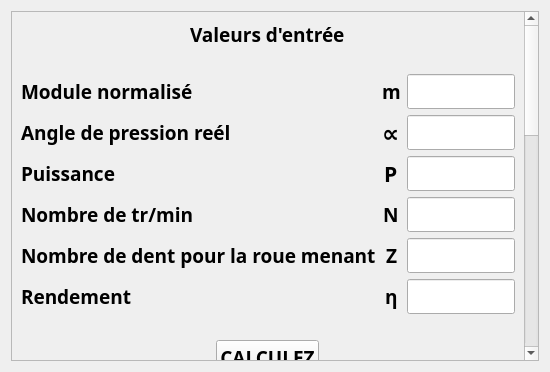
<?xml version="1.0" encoding="UTF-8"?>
<ui version="4.0">
 <class>DENTURE_DROITE_PARALLELE</class>
 <widget class="QWidget" name="DENTURE_DROITE_PARALLELE">
  <property name="windowModality">
   <enum>Qt::WindowModal</enum>
  </property>
  <property name="geometry">
   <rect>
    <x>0</x>
    <y>0</y>
    <width>550</width>
    <height>372</height>
   </rect>
  </property>
  <property name="windowTitle">
   <string>DENTURE_DROITE_PARALLELE</string>
  </property>
  <property name="windowIcon">
   <iconset>
    <normaloff>../../../../../.designer/backup/reducteur_gearexpert.gif</normaloff>../../../../../.designer/backup/reducteur_gearexpert.gif</iconset>
  </property>
  <layout class="QGridLayout" name="gridLayout">
   <item row="0" column="0">
    <widget class="QScrollArea" name="scrollArea">
     <property name="widgetResizable">
      <bool>true</bool>
     </property>
     <widget class="QWidget" name="scrollAreaWidgetContents">
      <property name="geometry">
       <rect>
        <x>0</x>
        <y>0</y>
        <width>523</width>
        <height>812</height>
       </rect>
      </property>
      <layout class="QGridLayout" name="gridLayout_6">
       <item row="0" column="0">
        <layout class="QVBoxLayout" name="verticalLayout">
         <item alignment="Qt::AlignHCenter">
          <widget class="QLabel" name="label_2">
           <property name="font">
            <font>
             <family>Arial Black</family>
             <pointsize>14</pointsize>
             <weight>75</weight>
             <bold>true</bold>
            </font>
           </property>
           <property name="text">
            <string>Valeurs d'entrée</string>
           </property>
          </widget>
         </item>
         <item>
          <spacer name="horizontalSpacer">
           <property name="orientation">
            <enum>Qt::Horizontal</enum>
           </property>
           <property name="sizeHint" stdset="0">
            <size>
             <width>40</width>
             <height>20</height>
            </size>
           </property>
          </spacer>
         </item>
         <item>
          <layout class="QGridLayout" name="gridLayout_2">
           <item row="4" column="1" alignment="Qt::AlignHCenter">
            <widget class="QLabel" name="label_30">
             <property name="font">
              <font>
               <family>Arial Black</family>
               <pointsize>14</pointsize>
               <weight>75</weight>
               <bold>true</bold>
              </font>
             </property>
             <property name="text">
              <string>Z</string>
             </property>
            </widget>
           </item>
           <item row="4" column="0" alignment="Qt::AlignLeft">
            <widget class="QLabel" name="label5">
             <property name="font">
              <font>
               <family>Arial Black</family>
               <pointsize>14</pointsize>
               <weight>75</weight>
               <bold>true</bold>
              </font>
             </property>
             <property name="text">
              <string>Nombre de dent pour la roue menant</string>
             </property>
            </widget>
           </item>
           <item row="2" column="1" alignment="Qt::AlignHCenter">
            <widget class="QLabel" name="label_154">
             <property name="font">
              <font>
               <family>Arial Black</family>
               <pointsize>16</pointsize>
               <weight>75</weight>
               <bold>true</bold>
              </font>
             </property>
             <property name="text">
              <string>P</string>
             </property>
            </widget>
           </item>
           <item row="1" column="1" alignment="Qt::AlignHCenter">
            <widget class="QLabel" name="label_27">
             <property name="font">
              <font>
               <family>Arial Black</family>
               <pointsize>18</pointsize>
               <weight>75</weight>
               <bold>true</bold>
              </font>
             </property>
             <property name="text">
              <string>∝</string>
             </property>
            </widget>
           </item>
           <item row="0" column="0" alignment="Qt::AlignLeft">
            <widget class="QLabel" name="label1">
             <property name="font">
              <font>
               <family>Arial Black</family>
               <pointsize>14</pointsize>
               <weight>75</weight>
               <bold>true</bold>
              </font>
             </property>
             <property name="text">
              <string>Module normalisé</string>
             </property>
            </widget>
           </item>
           <item row="1" column="0" alignment="Qt::AlignLeft">
            <widget class="QLabel" name="label2">
             <property name="font">
              <font>
               <family>Arial Black</family>
               <pointsize>14</pointsize>
               <weight>75</weight>
               <bold>true</bold>
              </font>
             </property>
             <property name="text">
              <string>Angle de pression reél</string>
             </property>
            </widget>
           </item>
           <item row="0" column="3" alignment="Qt::AlignHCenter">
            <widget class="QLineEdit" name="lineEdit1">
             <property name="font">
              <font>
               <family>Arial Black</family>
               <pointsize>14</pointsize>
               <weight>75</weight>
               <bold>true</bold>
              </font>
             </property>
            </widget>
           </item>
           <item row="2" column="0" alignment="Qt::AlignLeft">
            <widget class="QLabel" name="label3">
             <property name="font">
              <font>
               <family>Arial Black</family>
               <pointsize>14</pointsize>
               <weight>75</weight>
               <bold>true</bold>
              </font>
             </property>
             <property name="text">
              <string>Puissance</string>
             </property>
            </widget>
           </item>
           <item row="1" column="3" alignment="Qt::AlignHCenter">
            <widget class="QLineEdit" name="lineEdit2">
             <property name="font">
              <font>
               <family>Arial Black</family>
               <pointsize>14</pointsize>
               <weight>75</weight>
               <bold>true</bold>
              </font>
             </property>
            </widget>
           </item>
           <item row="4" column="3" alignment="Qt::AlignHCenter">
            <widget class="QLineEdit" name="lineEdit5">
             <property name="font">
              <font>
               <family>Arial Black</family>
               <pointsize>14</pointsize>
               <weight>75</weight>
               <bold>true</bold>
              </font>
             </property>
            </widget>
           </item>
           <item row="0" column="1" alignment="Qt::AlignHCenter">
            <widget class="QLabel" name="label_25">
             <property name="font">
              <font>
               <family>Arial Black</family>
               <pointsize>14</pointsize>
               <weight>75</weight>
               <bold>true</bold>
              </font>
             </property>
             <property name="text">
              <string>m</string>
             </property>
            </widget>
           </item>
           <item row="3" column="0" alignment="Qt::AlignLeft">
            <widget class="QLabel" name="label4">
             <property name="font">
              <font>
               <family>Arial Black</family>
               <pointsize>14</pointsize>
               <weight>75</weight>
               <bold>true</bold>
              </font>
             </property>
             <property name="text">
              <string>Nombre de tr/min</string>
             </property>
            </widget>
           </item>
           <item row="3" column="3" alignment="Qt::AlignHCenter">
            <widget class="QLineEdit" name="lineEdit4">
             <property name="font">
              <font>
               <family>Arial Black</family>
               <pointsize>14</pointsize>
               <weight>75</weight>
               <bold>true</bold>
              </font>
             </property>
            </widget>
           </item>
           <item row="2" column="3" alignment="Qt::AlignHCenter">
            <widget class="QLineEdit" name="lineEdit3">
             <property name="font">
              <font>
               <family>Arial Black</family>
               <pointsize>14</pointsize>
               <weight>75</weight>
               <bold>true</bold>
              </font>
             </property>
            </widget>
           </item>
           <item row="3" column="1" alignment="Qt::AlignHCenter">
            <widget class="QLabel" name="label_170">
             <property name="font">
              <font>
               <family>Arial Black</family>
               <pointsize>14</pointsize>
               <weight>75</weight>
               <bold>true</bold>
              </font>
             </property>
             <property name="text">
              <string>N</string>
             </property>
            </widget>
           </item>
           <item row="5" column="0" alignment="Qt::AlignLeft">
            <widget class="QLabel" name="label6">
             <property name="font">
              <font>
               <family>Arial Black</family>
               <pointsize>14</pointsize>
               <weight>75</weight>
               <bold>true</bold>
              </font>
             </property>
             <property name="text">
              <string>Rendement</string>
             </property>
            </widget>
           </item>
           <item row="5" column="1" alignment="Qt::AlignHCenter">
            <widget class="QLabel" name="label_49">
             <property name="font">
              <font>
               <family>Arial Black</family>
               <pointsize>14</pointsize>
               <weight>75</weight>
               <bold>true</bold>
              </font>
             </property>
             <property name="text">
              <string>η</string>
             </property>
            </widget>
           </item>
           <item row="5" column="3" alignment="Qt::AlignHCenter">
            <widget class="QLineEdit" name="lineEdit6">
             <property name="font">
              <font>
               <family>Arial Black</family>
               <pointsize>14</pointsize>
               <weight>75</weight>
               <bold>true</bold>
              </font>
             </property>
            </widget>
           </item>
          </layout>
         </item>
         <item>
          <spacer name="horizontalSpacer_2">
           <property name="orientation">
            <enum>Qt::Horizontal</enum>
           </property>
           <property name="sizeHint" stdset="0">
            <size>
             <width>40</width>
             <height>20</height>
            </size>
           </property>
          </spacer>
         </item>
         <item alignment="Qt::AlignHCenter">
          <widget class="QPushButton" name="pushButton">
           <property name="maximumSize">
            <size>
             <width>180</width>
             <height>180</height>
            </size>
           </property>
           <property name="font">
            <font>
             <family>Arial Black</family>
             <pointsize>14</pointsize>
             <weight>75</weight>
             <bold>true</bold>
            </font>
           </property>
           <property name="text">
            <string>CALCULEZ</string>
           </property>
          </widget>
         </item>
         <item>
          <spacer name="horizontalSpacer_6">
           <property name="orientation">
            <enum>Qt::Horizontal</enum>
           </property>
           <property name="sizeHint" stdset="0">
            <size>
             <width>40</width>
             <height>20</height>
            </size>
           </property>
          </spacer>
         </item>
         <item alignment="Qt::AlignHCenter">
          <widget class="QPushButton" name="pushButton_3">
           <property name="font">
            <font>
             <family>Arial Black</family>
             <pointsize>14</pointsize>
             <weight>75</weight>
             <bold>true</bold>
            </font>
           </property>
           <property name="text">
            <string>SAUVEGARDEZ LES RESULTATS DU CALCUL</string>
           </property>
          </widget>
         </item>
         <item>
          <spacer name="horizontalSpacer_5">
           <property name="orientation">
            <enum>Qt::Horizontal</enum>
           </property>
           <property name="sizeHint" stdset="0">
            <size>
             <width>40</width>
             <height>20</height>
            </size>
           </property>
          </spacer>
         </item>
         <item alignment="Qt::AlignHCenter">
          <widget class="QLabel" name="label_45">
           <property name="font">
            <font>
             <family>Arial Black</family>
             <pointsize>14</pointsize>
             <weight>75</weight>
             <bold>true</bold>
            </font>
           </property>
           <property name="text">
            <string>Valeurs de sortie</string>
           </property>
          </widget>
         </item>
         <item>
          <spacer name="horizontalSpacer_3">
           <property name="orientation">
            <enum>Qt::Horizontal</enum>
           </property>
           <property name="sizeHint" stdset="0">
            <size>
             <width>40</width>
             <height>20</height>
            </size>
           </property>
          </spacer>
         </item>
         <item alignment="Qt::AlignHCenter">
          <widget class="QLabel" name="label_46">
           <property name="font">
            <font>
             <family>Arial Black</family>
             <pointsize>14</pointsize>
             <weight>75</weight>
             <bold>true</bold>
            </font>
           </property>
           <property name="text">
            <string>Roue menant</string>
           </property>
          </widget>
         </item>
         <item>
          <spacer name="horizontalSpacer_7">
           <property name="orientation">
            <enum>Qt::Horizontal</enum>
           </property>
           <property name="sizeHint" stdset="0">
            <size>
             <width>40</width>
             <height>20</height>
            </size>
           </property>
          </spacer>
         </item>
         <item>
          <layout class="QGridLayout" name="gridLayout_3">
           <item row="3" column="1" alignment="Qt::AlignHCenter">
            <widget class="QLabel" name="label_53">
             <property name="font">
              <font>
               <family>Arial Black</family>
               <pointsize>14</pointsize>
               <weight>75</weight>
               <bold>true</bold>
              </font>
             </property>
             <property name="text">
              <string>F1</string>
             </property>
            </widget>
           </item>
           <item row="2" column="2" alignment="Qt::AlignHCenter">
            <widget class="QLineEdit" name="lineEdit9">
             <property name="font">
              <font>
               <family>Arial Black</family>
               <pointsize>14</pointsize>
               <weight>75</weight>
               <bold>true</bold>
              </font>
             </property>
            </widget>
           </item>
           <item row="0" column="2" alignment="Qt::AlignHCenter">
            <widget class="QLineEdit" name="lineEdit7">
             <property name="font">
              <font>
               <family>Arial Black</family>
               <pointsize>14</pointsize>
               <weight>75</weight>
               <bold>true</bold>
              </font>
             </property>
            </widget>
           </item>
           <item row="2" column="0">
            <widget class="QLabel" name="label9">
             <property name="font">
              <font>
               <family>Arial Black</family>
               <pointsize>14</pointsize>
               <weight>75</weight>
               <bold>true</bold>
              </font>
             </property>
             <property name="text">
              <string>Effort radial</string>
             </property>
            </widget>
           </item>
           <item row="3" column="0">
            <widget class="QLabel" name="label10">
             <property name="font">
              <font>
               <family>Arial Black</family>
               <pointsize>14</pointsize>
               <weight>75</weight>
               <bold>true</bold>
              </font>
             </property>
             <property name="text">
              <string>Effort sur la dent</string>
             </property>
            </widget>
           </item>
           <item row="2" column="1" alignment="Qt::AlignHCenter">
            <widget class="QLabel" name="label_60">
             <property name="font">
              <font>
               <family>Arial Black</family>
               <pointsize>14</pointsize>
               <weight>75</weight>
               <bold>true</bold>
              </font>
             </property>
             <property name="text">
              <string>FR1</string>
             </property>
            </widget>
           </item>
           <item row="0" column="1" alignment="Qt::AlignHCenter">
            <widget class="QLabel" name="label_82">
             <property name="font">
              <font>
               <family>Arial Black</family>
               <pointsize>14</pointsize>
               <weight>75</weight>
               <bold>true</bold>
              </font>
             </property>
             <property name="text">
              <string>C1</string>
             </property>
            </widget>
           </item>
           <item row="3" column="2" alignment="Qt::AlignHCenter">
            <widget class="QLineEdit" name="lineEdit10">
             <property name="font">
              <font>
               <family>Arial Black</family>
               <pointsize>14</pointsize>
               <weight>75</weight>
               <bold>true</bold>
              </font>
             </property>
            </widget>
           </item>
           <item row="0" column="0">
            <widget class="QLabel" name="label7">
             <property name="font">
              <font>
               <family>Arial Black</family>
               <pointsize>14</pointsize>
               <weight>75</weight>
               <bold>true</bold>
              </font>
             </property>
             <property name="text">
              <string>Couple</string>
             </property>
            </widget>
           </item>
           <item row="1" column="2" alignment="Qt::AlignHCenter">
            <widget class="QLineEdit" name="lineEdit8">
             <property name="font">
              <font>
               <family>Arial Black</family>
               <pointsize>14</pointsize>
               <weight>75</weight>
               <bold>true</bold>
              </font>
             </property>
            </widget>
           </item>
           <item row="1" column="1" alignment="Qt::AlignHCenter">
            <widget class="QLabel" name="label_83">
             <property name="font">
              <font>
               <family>Arial Black</family>
               <pointsize>14</pointsize>
               <weight>75</weight>
               <bold>true</bold>
              </font>
             </property>
             <property name="text">
              <string>FT1</string>
             </property>
            </widget>
           </item>
           <item row="1" column="0">
            <widget class="QLabel" name="label8">
             <property name="font">
              <font>
               <family>Arial Black</family>
               <pointsize>14</pointsize>
               <weight>75</weight>
               <bold>true</bold>
              </font>
             </property>
             <property name="text">
              <string>Effort tangentiel</string>
             </property>
            </widget>
           </item>
          </layout>
         </item>
         <item>
          <spacer name="horizontalSpacer_4">
           <property name="orientation">
            <enum>Qt::Horizontal</enum>
           </property>
           <property name="sizeHint" stdset="0">
            <size>
             <width>40</width>
             <height>20</height>
            </size>
           </property>
          </spacer>
         </item>
         <item alignment="Qt::AlignHCenter">
          <widget class="QLabel" name="label_50">
           <property name="font">
            <font>
             <family>Arial Black</family>
             <pointsize>14</pointsize>
             <weight>75</weight>
             <bold>true</bold>
            </font>
           </property>
           <property name="text">
            <string>Roue meneé</string>
           </property>
          </widget>
         </item>
         <item>
          <layout class="QGridLayout" name="gridLayout_5">
           <item row="3" column="1" alignment="Qt::AlignHCenter">
            <widget class="QLabel" name="label_55">
             <property name="font">
              <font>
               <family>Arial Black</family>
               <pointsize>14</pointsize>
               <weight>75</weight>
               <bold>true</bold>
              </font>
             </property>
             <property name="text">
              <string>F2</string>
             </property>
            </widget>
           </item>
           <item row="2" column="2" alignment="Qt::AlignHCenter">
            <widget class="QLineEdit" name="lineEdit13">
             <property name="font">
              <font>
               <family>Arial Black</family>
               <pointsize>14</pointsize>
               <weight>75</weight>
               <bold>true</bold>
              </font>
             </property>
            </widget>
           </item>
           <item row="0" column="2" alignment="Qt::AlignHCenter">
            <widget class="QLineEdit" name="lineEdit11">
             <property name="font">
              <font>
               <family>Arial Black</family>
               <pointsize>14</pointsize>
               <weight>75</weight>
               <bold>true</bold>
              </font>
             </property>
            </widget>
           </item>
           <item row="2" column="0">
            <widget class="QLabel" name="label13">
             <property name="font">
              <font>
               <family>Arial Black</family>
               <pointsize>14</pointsize>
               <weight>75</weight>
               <bold>true</bold>
              </font>
             </property>
             <property name="text">
              <string>Effort radial</string>
             </property>
            </widget>
           </item>
           <item row="3" column="0">
            <widget class="QLabel" name="label14">
             <property name="font">
              <font>
               <family>Arial Black</family>
               <pointsize>14</pointsize>
               <weight>75</weight>
               <bold>true</bold>
              </font>
             </property>
             <property name="text">
              <string>Effort sur la dent</string>
             </property>
            </widget>
           </item>
           <item row="2" column="1" alignment="Qt::AlignHCenter">
            <widget class="QLabel" name="label_62">
             <property name="font">
              <font>
               <family>Arial Black</family>
               <pointsize>14</pointsize>
               <weight>75</weight>
               <bold>true</bold>
              </font>
             </property>
             <property name="text">
              <string>FR2</string>
             </property>
            </widget>
           </item>
           <item row="0" column="1" alignment="Qt::AlignHCenter">
            <widget class="QLabel" name="label_86">
             <property name="font">
              <font>
               <family>Arial Black</family>
               <pointsize>14</pointsize>
               <weight>75</weight>
               <bold>true</bold>
              </font>
             </property>
             <property name="text">
              <string>C2</string>
             </property>
            </widget>
           </item>
           <item row="3" column="2" alignment="Qt::AlignHCenter">
            <widget class="QLineEdit" name="lineEdit14">
             <property name="font">
              <font>
               <family>Arial Black</family>
               <pointsize>14</pointsize>
               <weight>75</weight>
               <bold>true</bold>
              </font>
             </property>
            </widget>
           </item>
           <item row="0" column="0">
            <widget class="QLabel" name="label11">
             <property name="font">
              <font>
               <family>Arial Black</family>
               <pointsize>14</pointsize>
               <weight>75</weight>
               <bold>true</bold>
              </font>
             </property>
             <property name="text">
              <string>Couple</string>
             </property>
            </widget>
           </item>
           <item row="1" column="2" alignment="Qt::AlignHCenter">
            <widget class="QLineEdit" name="lineEdit12">
             <property name="font">
              <font>
               <family>Arial Black</family>
               <pointsize>14</pointsize>
               <weight>75</weight>
               <bold>true</bold>
              </font>
             </property>
            </widget>
           </item>
           <item row="1" column="1" alignment="Qt::AlignHCenter">
            <widget class="QLabel" name="label_87">
             <property name="font">
              <font>
               <family>Arial Black</family>
               <pointsize>14</pointsize>
               <weight>75</weight>
               <bold>true</bold>
              </font>
             </property>
             <property name="text">
              <string>FT2</string>
             </property>
            </widget>
           </item>
           <item row="1" column="0">
            <widget class="QLabel" name="label12">
             <property name="font">
              <font>
               <family>Arial Black</family>
               <pointsize>14</pointsize>
               <weight>75</weight>
               <bold>true</bold>
              </font>
             </property>
             <property name="text">
              <string>Effort tangentiel</string>
             </property>
            </widget>
           </item>
          </layout>
         </item>
         <item>
          <spacer name="horizontalSpacer_9">
           <property name="orientation">
            <enum>Qt::Horizontal</enum>
           </property>
           <property name="sizeHint" stdset="0">
            <size>
             <width>40</width>
             <height>20</height>
            </size>
           </property>
          </spacer>
         </item>
         <item>
          <spacer name="horizontalSpacer_8">
           <property name="orientation">
            <enum>Qt::Horizontal</enum>
           </property>
           <property name="sizeHint" stdset="0">
            <size>
             <width>40</width>
             <height>20</height>
            </size>
           </property>
          </spacer>
         </item>
         <item alignment="Qt::AlignHCenter">
          <widget class="QPushButton" name="pushButton_2">
           <property name="font">
            <font>
             <family>Arial Black</family>
             <pointsize>14</pointsize>
             <weight>75</weight>
             <bold>true</bold>
            </font>
           </property>
           <property name="text">
            <string>RETOUR</string>
           </property>
          </widget>
         </item>
        </layout>
       </item>
      </layout>
     </widget>
    </widget>
   </item>
  </layout>
 </widget>
 <resources/>
 <connections/>
</ui>
